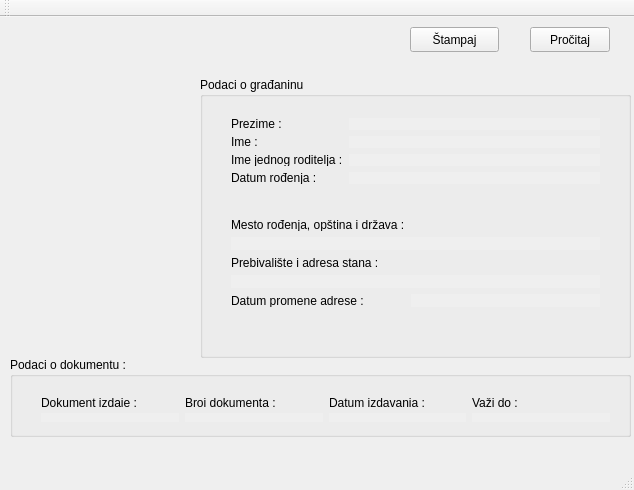
<?xml version="1.0" encoding="UTF-8"?>
<ui version="4.0">
 <class>MainWindow</class>
 <widget class="QMainWindow" name="MainWindow">
  <property name="geometry">
   <rect>
    <x>0</x>
    <y>0</y>
    <width>634</width>
    <height>490</height>
   </rect>
  </property>
  <property name="windowTitle">
   <string>MainWindow</string>
  </property>
  <widget class="QWidget" name="centralWidget">
   <widget class="QPushButton" name="pushButton">
    <property name="geometry">
     <rect>
      <x>530</x>
      <y>10</y>
      <width>80</width>
      <height>25</height>
     </rect>
    </property>
    <property name="text">
     <string>Pročitaj</string>
    </property>
   </widget>
   <widget class="QGroupBox" name="groupBox">
    <property name="geometry">
     <rect>
      <x>200</x>
      <y>60</y>
      <width>431</width>
      <height>281</height>
     </rect>
    </property>
    <property name="title">
     <string>Podaci o građaninu</string>
    </property>
    <widget class="QWidget" name="layoutWidget">
     <property name="geometry">
      <rect>
       <x>20</x>
       <y>30</y>
       <width>391</width>
       <height>88</height>
      </rect>
     </property>
     <layout class="QFormLayout" name="formLayout">
      <item row="0" column="0">
       <widget class="QLabel" name="label">
        <property name="text">
         <string>Prezime : </string>
        </property>
       </widget>
      </item>
      <item row="0" column="1">
       <widget class="QLabel" name="label_2">
        <property name="autoFillBackground">
         <bool>true</bool>
        </property>
        <property name="text">
         <string/>
        </property>
       </widget>
      </item>
      <item row="1" column="0">
       <widget class="QLabel" name="label_3">
        <property name="text">
         <string>Ime :</string>
        </property>
       </widget>
      </item>
      <item row="1" column="1">
       <widget class="QLabel" name="label_4">
        <property name="autoFillBackground">
         <bool>true</bool>
        </property>
        <property name="text">
         <string/>
        </property>
       </widget>
      </item>
      <item row="2" column="0">
       <widget class="QLabel" name="label_5">
        <property name="text">
         <string>Ime jednog roditelja :</string>
        </property>
       </widget>
      </item>
      <item row="2" column="1">
       <widget class="QLabel" name="label_6">
        <property name="autoFillBackground">
         <bool>true</bool>
        </property>
        <property name="text">
         <string/>
        </property>
       </widget>
      </item>
      <item row="3" column="0">
       <widget class="QLabel" name="label_7">
        <property name="text">
         <string>Datum rođenja :</string>
        </property>
       </widget>
      </item>
      <item row="3" column="1">
       <widget class="QLabel" name="label_8">
        <property name="autoFillBackground">
         <bool>true</bool>
        </property>
        <property name="text">
         <string/>
        </property>
       </widget>
      </item>
     </layout>
    </widget>
    <widget class="QWidget" name="layoutWidget">
     <property name="geometry">
      <rect>
       <x>20</x>
       <y>130</y>
       <width>391</width>
       <height>111</height>
      </rect>
     </property>
     <layout class="QFormLayout" name="formLayout_2">
      <item row="0" column="0">
       <widget class="QLabel" name="label_9">
        <property name="text">
         <string>Mesto rođenja, opština i država :</string>
        </property>
       </widget>
      </item>
      <item row="1" column="0" colspan="2">
       <widget class="QLabel" name="label_10">
        <property name="autoFillBackground">
         <bool>true</bool>
        </property>
        <property name="text">
         <string/>
        </property>
       </widget>
      </item>
      <item row="2" column="0">
       <widget class="QLabel" name="label_11">
        <property name="text">
         <string>Prebivalište i adresa stana :</string>
        </property>
       </widget>
      </item>
      <item row="4" column="0">
       <widget class="QLabel" name="label_13">
        <property name="text">
         <string>Datum promene adrese : </string>
        </property>
       </widget>
      </item>
      <item row="4" column="1">
       <widget class="QLabel" name="label_14">
        <property name="autoFillBackground">
         <bool>true</bool>
        </property>
        <property name="text">
         <string/>
        </property>
       </widget>
      </item>
      <item row="3" column="0" colspan="2">
       <widget class="QLabel" name="label_12">
        <property name="autoFillBackground">
         <bool>true</bool>
        </property>
        <property name="text">
         <string/>
        </property>
       </widget>
      </item>
     </layout>
    </widget>
    <widget class="QWidget" name="layoutWidget">
     <property name="geometry">
      <rect>
       <x>20</x>
       <y>250</y>
       <width>391</width>
       <height>19</height>
      </rect>
     </property>
     <layout class="QHBoxLayout" name="horizontalLayout">
      <item>
       <widget class="QLabel" name="label_15">
        <property name="text">
         <string>JMBG :</string>
        </property>
       </widget>
      </item>
      <item>
       <widget class="QLabel" name="label_16">
        <property name="autoFillBackground">
         <bool>true</bool>
        </property>
        <property name="text">
         <string/>
        </property>
       </widget>
      </item>
      <item>
       <widget class="QLabel" name="label_17">
        <property name="text">
         <string>Pol :</string>
        </property>
       </widget>
      </item>
      <item>
       <widget class="QLabel" name="label_18">
        <property name="autoFillBackground">
         <bool>true</bool>
        </property>
        <property name="text">
         <string/>
        </property>
       </widget>
      </item>
     </layout>
    </widget>
   </widget>
   <widget class="QGroupBox" name="groupBox_2">
    <property name="geometry">
     <rect>
      <x>10</x>
      <y>340</y>
      <width>621</width>
      <height>80</height>
     </rect>
    </property>
    <property name="title">
     <string>Podaci o dokumentu :</string>
    </property>
    <widget class="QWidget" name="layoutWidget">
     <property name="geometry">
      <rect>
       <x>20</x>
       <y>30</y>
       <width>591</width>
       <height>46</height>
      </rect>
     </property>
     <layout class="QVBoxLayout" name="verticalLayout">
      <item>
       <layout class="QHBoxLayout" name="horizontalLayout_2">
        <item>
         <widget class="QLabel" name="label_19">
          <property name="text">
           <string>Dokument izdaje :</string>
          </property>
         </widget>
        </item>
        <item>
         <widget class="QLabel" name="label_21">
          <property name="text">
           <string>Broj dokumenta :</string>
          </property>
         </widget>
        </item>
        <item>
         <widget class="QLabel" name="label_23">
          <property name="text">
           <string>Datum izdavanja :</string>
          </property>
         </widget>
        </item>
        <item>
         <widget class="QLabel" name="label_25">
          <property name="text">
           <string>Važi do :</string>
          </property>
         </widget>
        </item>
       </layout>
      </item>
      <item>
       <layout class="QHBoxLayout" name="horizontalLayout_3">
        <item>
         <widget class="QLabel" name="label_20">
          <property name="autoFillBackground">
           <bool>true</bool>
          </property>
          <property name="text">
           <string/>
          </property>
         </widget>
        </item>
        <item>
         <widget class="QLabel" name="label_22">
          <property name="autoFillBackground">
           <bool>true</bool>
          </property>
          <property name="text">
           <string/>
          </property>
         </widget>
        </item>
        <item>
         <widget class="QLabel" name="label_24">
          <property name="autoFillBackground">
           <bool>true</bool>
          </property>
          <property name="text">
           <string/>
          </property>
         </widget>
        </item>
        <item>
         <widget class="QLabel" name="label_26">
          <property name="autoFillBackground">
           <bool>true</bool>
          </property>
          <property name="text">
           <string/>
          </property>
         </widget>
        </item>
       </layout>
      </item>
     </layout>
    </widget>
   </widget>
   <widget class="QLabel" name="label_slika">
    <property name="geometry">
     <rect>
      <x>10</x>
      <y>70</y>
      <width>171</width>
      <height>271</height>
     </rect>
    </property>
    <property name="autoFillBackground">
     <bool>true</bool>
    </property>
    <property name="text">
     <string/>
    </property>
    <property name="scaledContents">
     <bool>true</bool>
    </property>
   </widget>
   <widget class="QLabel" name="label_27">
    <property name="geometry">
     <rect>
      <x>10</x>
      <y>10</y>
      <width>361</width>
      <height>31</height>
     </rect>
    </property>
    <property name="text">
     <string/>
    </property>
   </widget>
   <widget class="QPushButton" name="pushButton_2">
    <property name="geometry">
     <rect>
      <x>410</x>
      <y>10</y>
      <width>89</width>
      <height>25</height>
     </rect>
    </property>
    <property name="text">
     <string>Štampaj</string>
    </property>
   </widget>
  </widget>
  <widget class="QMenuBar" name="menuBar">
   <property name="geometry">
    <rect>
     <x>0</x>
     <y>0</y>
     <width>634</width>
     <height>22</height>
    </rect>
   </property>
  </widget>
  <widget class="QToolBar" name="mainToolBar">
   <attribute name="toolBarArea">
    <enum>TopToolBarArea</enum>
   </attribute>
   <attribute name="toolBarBreak">
    <bool>false</bool>
   </attribute>
  </widget>
  <widget class="QStatusBar" name="statusBar"/>
 </widget>
 <layoutdefault spacing="6" margin="11"/>
 <resources/>
 <connections/>
</ui>
